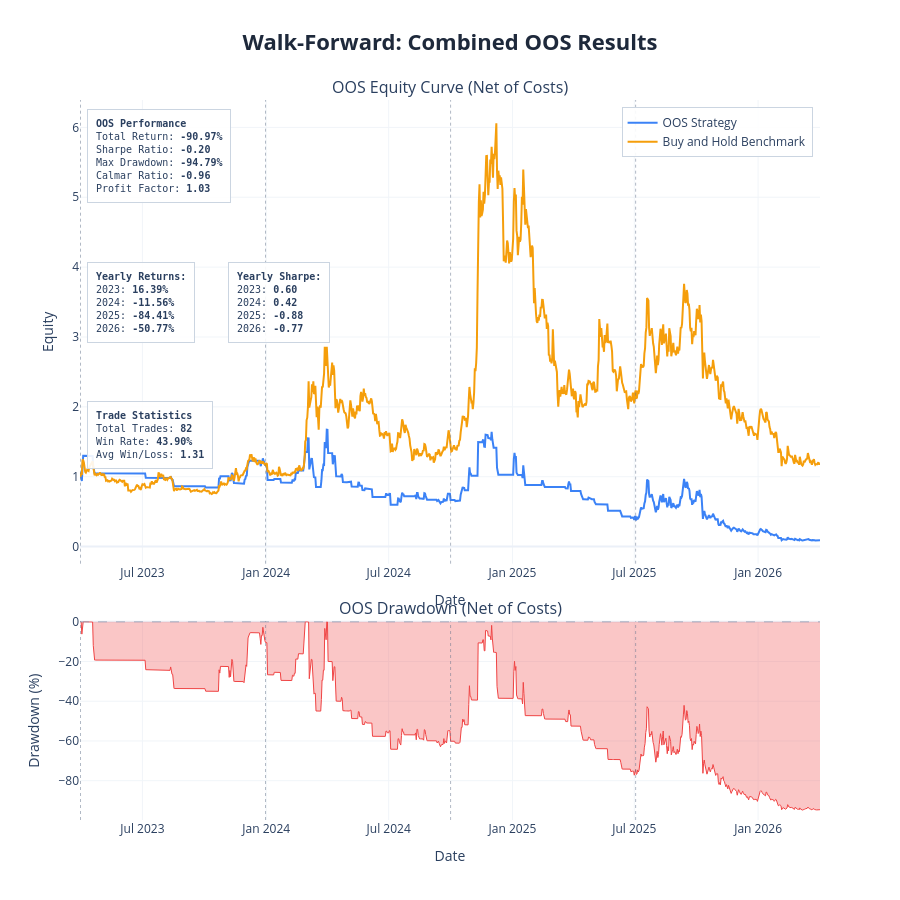

Notebook source saved alongside this figure:
### Markdown cell above
---
## Results Charts and Cost Stress Test

| Parameter | Description | Default |
|---|---|---|
| `show_fold_perf` | IS vs OOS bars for return, Sharpe, drawdown per fold | `False` |
| `show_param_evol` | Parameter evolution across folds with ±1 std bands | `False` |
| `show_oos_equity` | Combined OOS equity curve + drawdown with fold boundaries | `True` |
| `show_trades` | Overlay entry/exit markers on OOS equity chart | `False` |
| `benchmark_data` | DataFrame with `Close` column for buy & hold comparison | `None` |
| `save_html_dir` | Directory path to save charts as HTML files, or `None` | `None` |

**Cost Stress Test:** re-run the combined OOS backtest at 1×, 1.5×, 2×, 3× the base cost. Fragile strategies collapse; robust ones degrade gradually.

### Code cell
plot_walk_forward_results(
    results          = results,
    param_defs       = PARAM_DEFS,
    fixed_params     = FIXED_PARAMS,
    benchmark_data   = df,
    show             = True,
    save_html_dir    = None,
    show_fold_perf   = False,   # IS vs OOS bars by fold
    show_param_evol  = False,   # parameter evolution across folds
    show_oos_equity  = True,   # combined OOS equity curve
    show_trades      = False,  # trade markers on OOS equity chart
)

# ── transaction cost stress test ──────────────────────────────────────────

if results['oos_combined_df'] is not None:
    cost_df = cost_stress_test(
        oos_combined_df  = results['oos_combined_df'],
        cost_multipliers = (1.0, 1.5, 2.0, 3.0),
        base_cost        = COST,
    )
else:
    print('No combined OOS dataframe — skip cost stress test')

### Figure 1 — Plotly figure (JSON) as saved in the notebook; plotly's stock layout.template omitted (floating-point values rounded to 4 significant figures; data arrays with more than 128 entries replaced by an {"elided": "..."} marker saying what was removed)
{"data": [{"hovertemplate": "<b>OOS Strategy</b><br>Date: %{x}<br>Equity: %{y:.4f}<extra></extra>", "line": {"color": "#3b82f6", "width": 2}, "mode": "lines", "name": "OOS Strategy", "type": "scatter", "x": {"elided": "1100 str values"}, "xaxis": "x", "y": {"elided": "1100 float values"}, "yaxis": "y"}, {"hovertemplate": "<b>Buy and Hold Benchmark</b><br>Date: %{x}<br>Equity: %{y:.4f}<extra></extra>", "line": {"color": "#f59e0b", "width": 2}, "mode": "lines", "name": "Buy and Hold Benchmark", "type": "scatter", "x": {"elided": "1100 str values"}, "xaxis": "x", "y": {"elided": "1100 float values"}, "yaxis": "y"}, {"fill": "tozeroy", "fillcolor": "rgba(239, 68, 68, 0.3)", "hovertemplate": "<b>Drawdown</b><br>Date: %{x}<br>%{y:.2f}%<extra></extra>", "line": {"color": "#ef4444", "width": 1}, "mode": "lines", "name": "Drawdown", "showlegend": false, "type": "scatter", "x": {"elided": "1100 str values"}, "xaxis": "x2", "y": {"elided": "1100 float values"}, "yaxis": "y2"}], "layout": {"annotations": [{"font": {"size": 16}, "showarrow": false, "text": "OOS Equity Curve (Net of Costs)", "x": 0.5, "xanchor": "center", "xref": "paper", "y": 1, "yanchor": "bottom", "yref": "paper"}, {"font": {"size": 16}, "showarrow": false, "text": "OOS Drawdown (Net of Costs)", "x": 0.5, "xanchor": "center", "xref": "paper", "y": 0.276, "yanchor": "bottom", "yref": "paper"}, {"align": "left", "bgcolor": "rgba(255, 255, 255, 0.9)", "bordercolor": "#cbd5e1", "borderpad": 8, "borderwidth": 1, "font": {"family": "monospace", "size": 10}, "showarrow": false, "text": "<b>OOS Performance</b><br>Total Return: <b>-90.97%</b><br>Sharpe Ratio: <b>-0.20</b><br>Max Drawdown: <b>-94.79%</b><br>Calmar Ratio: <b>-0.96</b><br>Profit Factor: <b>1.03</b>", "x": 0.01, "xanchor": "left", "xref": "x domain", "y": 0.98, "yanchor": "top", "yref": "y domain"}, {"align": "left", "bgcolor": "rgba(255, 255, 255, 0.9)", "bordercolor": "#cbd5e1", "borderpad": 8, "borderwidth": 1, "font": {"family": "monospace", "size": 10}, "showarrow": false, "text": "<b>Yearly Returns:</b><br>2023: <b>16.39%</b><br>2024: <b>-11.56%</b><br>2025: <b>-84.41%</b><br>2026: <b>-50.77%</b><br>", "x": 0.01, "xanchor": "left", "xref": "x domain", "y": 0.65, "yanchor": "top", "yref": "y domain"}, {"align": "left", "bgcolor": "rgba(255, 255, 255, 0.9)", "bordercolor": "#cbd5e1", "borderpad": 8, "borderwidth": 1, "font": {"family": "monospace", "size": 10}, "showarrow": false, "text": "<b>Yearly Sharpe:</b><br>2023: <b>0.60</b><br>2024: <b>0.42</b><br>2025: <b>-0.88</b><br>2026: <b>-0.77</b><br>", "x": 0.2, "xanchor": "left", "xref": "x domain", "y": 0.65, "yanchor": "top", "yref": "y domain"}, {"align": "left", "bgcolor": "rgba(255, 255, 255, 0.9)", "bordercolor": "#cbd5e1", "borderpad": 8, "borderwidth": 1, "font": {"family": "monospace", "size": 10}, "showarrow": false, "text": "<b>Trade Statistics</b><br>Total Trades: <b>82</b><br>Win Rate: <b>43.90%</b><br>Avg Win/Loss: <b>1.31</b>", "x": 0.01, "xanchor": "left", "xref": "x domain", "y": 0.35, "yanchor": "top", "yref": "y domain"}], "height": 900, "hovermode": "x unified", "legend": {"bgcolor": "rgba(255, 255, 255, 0.9)", "bordercolor": "#cbd5e1", "borderwidth": 1, "x": 0.99, "xanchor": "right", "y": 0.99, "yanchor": "top"}, "shapes": [{"line": {"color": "#94a3b8", "dash": "dash", "width": 1}, "type": "line", "x0": 0, "x1": 1, "xref": "x2 domain", "y0": 0, "y1": 0, "yref": "y2"}, {"line": {"color": "rgba(100,116,139,0.5)", "dash": "dot", "width": 1}, "type": "line", "x0": "2023-03-31 00:00:00", "x1": "2023-03-31 00:00:00", "xref": "x", "y0": 0, "y1": 1, "yref": "y domain"}, {"line": {"color": "rgba(100,116,139,0.5)", "dash": "dot", "width": 1}, "type": "line", "x0": "2023-03-31 00:00:00", "x1": "2023-03-31 00:00:00", "xref": "x2", "y0": 0, "y1": 1, "yref": "y2 domain"}, {"line": {"color": "rgba(100,116,139,0.5)", "dash": "dot", "width": 1}, "type": "line", "x0": "2023-12-31 00:00:00", "x1": "2023-12-31 00:00:00", "xref": "x", "y0": 0, "y1": 1, "yref": "y domain"}, {"line": {"color": "rgba(100,116,139,0.5)", "dash": "dot", "width": 1}, "type": "line", "x0": "2023-12-31 00:00:00", "x1": "2023-12-31 00:00:00", "xref": "x2", "y0": 0, "y1": 1, "yref": "y2 domain"}, {"line": {"color": "rgba(100,116,139,0.5)", "dash": "dot", "width": 1}, "type": "line", "x0": "2024-10-01 00:00:00", "x1": "2024-10-01 00:00:00", "xref": "x", "y0": 0, "y1": 1, "yref": "y domain"}, {"line": {"color": "rgba(100,116,139,0.5)", "dash": "dot", "width": 1}, "type": "line", "x0": "2024-10-01 00:00:00", "x1": "2024-10-01 00:00:00", "xref": "x2", "y0": 0, "y1": 1, "yref": "y2 domain"}, {"line": {"color": "rgba(100,116,139,0.5)", "dash": "dot", "width": 1}, "type": "line", "x0": "2025-07-03 00:00:00", "x1": "2025-07-03 00:00:00", "xref": "x", "y0": 0, "y1": 1, "yref": "y domain"}, {"line": {"color": "rgba(100,116,139,0.5)", "dash": "dot", "width": 1}, "type": "line", "x0": "2025-07-03 00:00:00", "x1": "2025-07-03 00:00:00", "xref": "x2", "y0": 0, "y1": 1, "yref": "y2 domain"}], "showlegend": true, "title": {"font": {"color": "#1E293B", "size": 22}, "text": "<b>Walk-Forward: Combined OOS Results</b>", "x": 0.5, "xanchor": "center"}, "xaxis": {"anchor": "y", "domain": [0, 1], "gridcolor": "#f1f5f9", "gridwidth": 1, "showgrid": true, "title": {"text": "Date"}}, "xaxis2": {"anchor": "y2", "domain": [0, 1], "gridcolor": "#f1f5f9", "gridwidth": 1, "showgrid": true, "title": {"text": "Date"}}, "yaxis": {"anchor": "x", "domain": [0.356, 1], "gridcolor": "#f1f5f9", "gridwidth": 1, "showgrid": true, "title": {"text": "Equity"}}, "yaxis2": {"anchor": "x2", "domain": [0, 0.276], "gridcolor": "#f1f5f9", "gridwidth": 1, "showgrid": true, "title": {"text": "Drawdown (%)"}}}}
